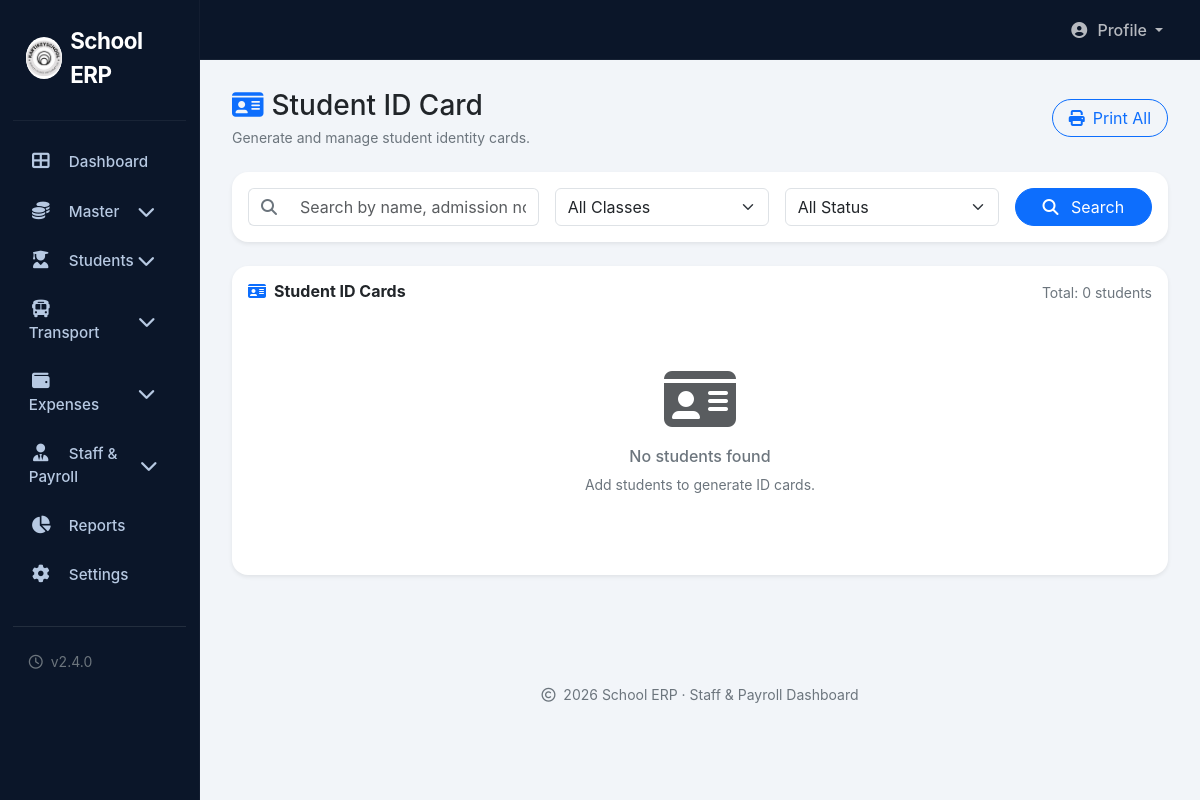
The app's page /admin/id_card.php (signed in), older data.
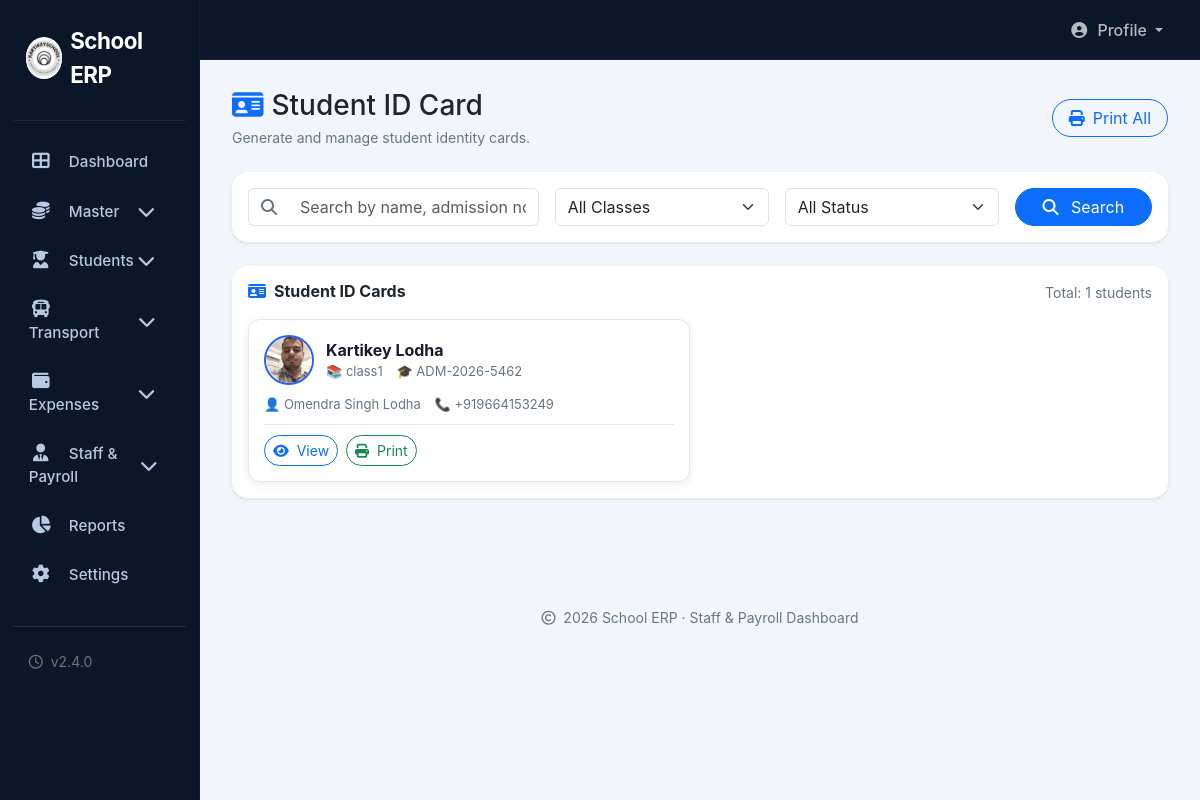
The same page, newer data.
### tables this page shows
CREATE TABLE `students` (
  `id` int(11) NOT NULL,
  `admission_no` varchar(50) NOT NULL,
  `name` varchar(100) NOT NULL,
  `class_id` int(11) DEFAULT NULL,
  `section_id` int(11) DEFAULT NULL,
  `gender` enum('Male','Female','Other') DEFAULT 'Male',
  `dob` date DEFAULT NULL,
  `phone` varchar(20) DEFAULT NULL,
  `email` varchar(100) DEFAULT NULL,
  `address` text DEFAULT NULL,
  `father_name` varchar(100) DEFAULT NULL,
  `mother_name` varchar(100) DEFAULT NULL,
  `parent_phone` varchar(20) DEFAULT NULL,
  `status` enum('Active','Inactive') DEFAULT 'Active',
  `created_at` timestamp NOT NULL DEFAULT current_timestamp(),
  `photo` varchar(255) DEFAULT NULL,
  `birth_certificate` varchar(255) DEFAULT NULL,
  `marksheet` varchar(255) DEFAULT NULL,
  `tc_certificate` varchar(255) DEFAULT NULL,
  `aadhaar` varchar(255) DEFAULT NULL,
  `father_aadhaar` varchar(255) DEFAULT NULL,
  `mother_aadhaar` varchar(255) DEFAULT NULL,
  `parent_email` varchar(100) DEFAULT NULL,
  `student_type` enum('RTO','Non-RTO') DEFAULT 'Non-RTO',
  `admission_fees` decimal(10,2) DEFAULT 0.00
);

CREATE TABLE `classes` (
  `id` int(11) NOT NULL,
  `class_name` varchar(50) NOT NULL,
  `student_capacity` int(11) DEFAULT 0,
  `status` enum('Active','Inactive') DEFAULT 'Active',
  `created_at` timestamp NOT NULL DEFAULT current_timestamp()
);

### admin/id_card.php (the view, shortened to what the changed rows need)
<?php
include '../config/config.php';
try {
    $sql = "SELECT s.*, c.class_name, sec.section_name
            FROM students s
            LEFT JOIN classes c ON s.class_id = c.id
            LEFT JOIN sections sec ON s.section_id = sec.id
            WHERE 1=1";
    $params = [];
    $sql .= " ORDER BY s.id DESC LIMIT 50";
    $stmt = $conn->prepare($sql);
    $stmt->execute($params);
    $students = $stmt->fetchAll(PDO::FETCH_ASSOC);
} catch (Exception $e) {
    $students = [];
    $error = 'Failed to load students: ' . $e->getMessage();
}
include 'includes/header.php';
?>
<div class="main-content">
    <div class="card border-0 rounded-4 shadow-sm">
        <div class="card-body">
            <div class="d-flex justify-content-between align-items-center mb-3">
                <h6 class="mb-0 fw-bold"><i class="fas fa-id-card text-primary me-2"></i>Student ID Cards</h6>
                <span class="text-secondary small">Total: <?= count($students) ?> students</span>
            </div>
            <?php if (count($students) > 0): ?>
            <div class="id-card-grid">
                <?php foreach ($students as $student): ?>
                <div class="id-card-mini" onclick="openIDCard(<?= $student['id'] ?>)">
                    <div class="mini-header">
                        <img src="<?= !empty($student['photo']) ? '../uploads/students/' . $student['photo'] : 'https://ui-avatars.com/api/?name=' . urlencode($student['name']) . '&background=2563eb&color=fff&size=50' ?>"
                             alt="<?= htmlspecialchars($student['name']) ?>"
                             class="mini-photo"
                             onerror="this.src='https://ui-avatars.com/api/?name=<?= urlencode($student['name']) ?>&background=2563eb&color=fff&size=50'">
                        <div>
                            <div class="mini-name"><?= htmlspecialchars($student['name']) ?></div>
                            <div class="mini-details">
                                <span>📚 <?= htmlspecialchars($student['class_name'] ?? 'N/A') ?></span>
                                <span>🎓 <?= htmlspecialchars($student['admission_no']) ?></span>
                            </div>
                        </div>
                    </div>
                    <div class="mini-details">
                        <span>👤 <?= htmlspecialchars($student['father_name'] ?: 'N/A') ?></span>
                        <span>📞 <?= htmlspecialchars($student['parent_phone'] ?: 'N/A') ?></span>
                    </div>
                    <div class="mini-actions">
                        <button class="btn btn-sm btn-outline-primary rounded-pill" onclick="event.stopPropagation(); openIDCard(<?= $student['id'] ?>)">
                            <i class="fas fa-eye me-1"></i> View
                        </button>
                        <button class="btn btn-sm btn-outline-success rounded-pill" onclick="event.stopPropagation(); printIDCard(<?= $student['id'] ?>)">
                            <i class="fas fa-print me-1"></i> Print
                        </button>
                    </div>
                </div>
                <?php endforeach; ?>
            </div>
            <?php else: ?>
            <div class="text-center py-5">
                <i class="fas fa-id-card fa-4x text-muted mb-3"></i>
                <h6 class="text-secondary">No students found</h6>
                <p class="text-secondary small">Add students to generate ID cards.</p>
            </div>
            <?php endif; ?>
        </div>
    </div>
</div>
<?php
include 'includes/footer.php';
?>

Row changes from the older to the newer data that the page shows:
added students: photo (picture), name "Kartikey Lodha", class.class_name "class1", admission_no "ADM-2026-5462", father_name "Omendra Singh Lodha", parent_phone "+919664153249"
Text that changed along with them:
count($students): "0" → "1"
text no longer shown: "No students found Add students to generate ID cards."
